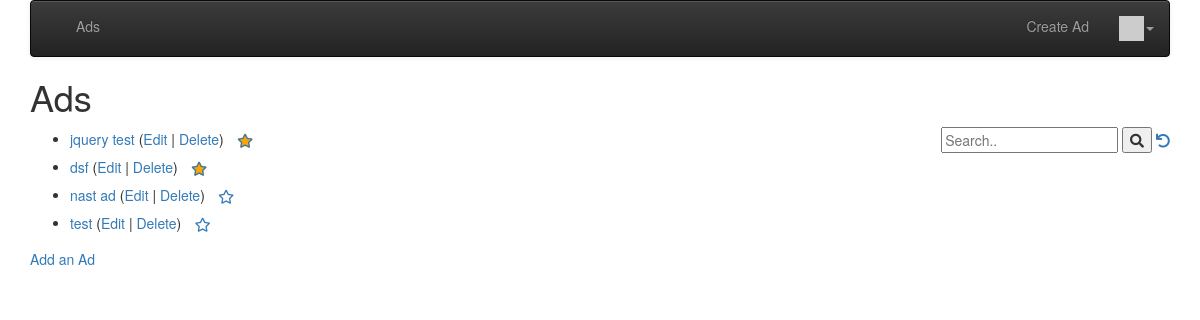
Page / (signed in) on the earlier database version.
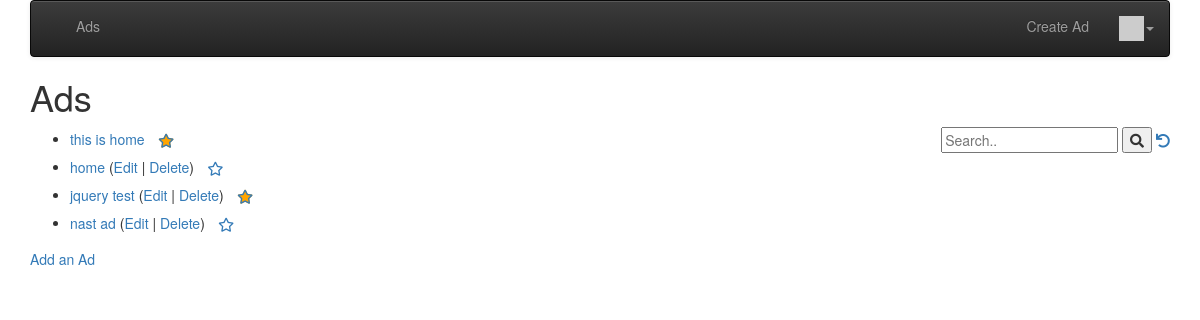
Same page on the later database version.
### ads/models.py (models this page shows, shortened)
class Ad(models.Model) :
    title = models.CharField(
            max_length=200,
            validators=[MinLengthValidator(2, "Title must be greater than 2 characters")]
    )
    price = models.DecimalField(max_digits=7, decimal_places=2, null=True)
    text = models.TextField()
    owner = models.ForeignKey(settings.AUTH_USER_MODEL, on_delete=models.CASCADE)
    comments = models.ManyToManyField(settings.AUTH_USER_MODEL,
                                      through='Comment', related_name='comments_owned')
    created_at = models.DateTimeField(auto_now_add=True)
    updated_at = models.DateTimeField(auto_now=True)
    picture = models.BinaryField(null=True, editable=True)
    content_type = models.CharField(max_length=256, null=True, help_text='The MIMEType of the file')
    tags = TaggableManager(blank=True)
    favorites = models.ManyToManyField(settings.AUTH_USER_MODEL, through='Fav', related_name='favorite_ads')

### ads/views.py (the view)
# urls.py: path('', views.AdListView.as_view(), name='all'),
class AdListView(OwnerListView): # edited during adding the "fav adds section"
    template_name = "ads/ad_list.html"
    def get(self, request):
        strval = request.GET.get("search", False)
        if strval:
            query = Q(title__icontains = strval)
            query.add(Q(text__icontains = strval), Q.OR)
            query.add(Q(tags__name__in = [strval]), Q.OR)
            ad_list = Ad.objects.filter(query).select_related().distinct().order_by('-updated_at')[:10]
        else:
            ad_list = Ad.objects.all().order_by('-updated_at')[:10]
        for obj in ad_list:
            obj.natural_updated = naturaltime(obj.updated_at)
        favorites = list()
        if request.user.is_authenticated:
            rows = request.user.favorite_ads.values('id') # ids for all favorite_ads to this request_user
            favorites = [row['id'] for row in rows]
        return render(request, self.template_name, {
            "ad_list" : ad_list,
            "favorites" : favorites,
            "search" : strval,
        })

### ads/templatetags/app_tags.py (called while the page is built)
@register.filter(name='gravatar')
def gravatar(user, size=35):
    email = str(user.email.strip().lower()).encode('utf-8')
    email_hash = md5(email).hexdigest()
    url = "//www.gravatar.com/avatar/{0}?s={1}&d=identicon&r=PG"
    return url.format(email_hash, size)

### ads/templates/ads/ad_list.html (shortened to what this page needs)
{% extends "base_menu.html" %}
{% block content %}
<h1>Ads</h1>
<div style="float: right;">
  <form>
    <input type="text" placeholder="Search.." name="search"
    >
    <button type="submit"><i class="fa fa-search"></i></button>
    <a href="{% url 'ads:all' %}"><i class="fa fa-undo"></i></a>
  </form>
</div>
<p>
{% if ad_list %}
<ul>
  {% for ad in ad_list %}
    <li>
        <a href="{% url 'ads:ad_detail'  ad.id %}">{{ ad.title }}</a>
        {% if ad.owner == user %}
        (<a href="{% url 'ads:ad_update' ad.id %}">Edit</a> |
        <a href="{% url 'ads:ad_delete' ad.id %}">Delete</a>)
        {% endif %}
        {% if user.is_authenticated %}
          <a href="#" onclick="FavAd('{% url 'ads:ad_unfavorite' ad.id %}', {{ad.id}}); return false;"
              id="fav_star_{{ad.id}}">
            <span class="fa-stack" style="vertical-align: middle;">
              <i class="fa fa-star fa-stack-1x" style=" color: orange;"></i>
              <i class="fa fa-star-o fa-stack-1x"></i>
            </span>
          </a>
          <a href="#" onclick="FavAd('{% url 'ads:ad_favorite' ad.id %}', {{ad.id}}); return false;"
              id="unfav_star_{{ad.id}}">
            <span class="fa-stack" style="vertical-align: middle;">
              <i class="fa fa-star-o fa-stack-1x"></i>
            </span>
          </a>
        {% endif %}
    </li>
  {% endfor %}
</ul>
{% endif %}
<p>
<a href="{% url 'ads:ad_create' %}">Add an Ad</a>
</p>
{% endblock %}

### ads/templates/base_menu.html (shortened to what this page needs)
{% extends "base_bootstrap.html" %}
{% block navbar %}
{% load app_tags %}
<nav class="navbar navbar-default navbar-inverse">
  <div class="container-fluid">
    <div class="navbar-header">
        <a class="navbar-brand" href="/">{{ settings.APP_NAME }}</a>
    </div>
    <ul class="nav navbar-nav">
      {% url 'ads' as ads %}
      <li {% if request.get_full_path == ads %}class="active"{% endif %}>
          <a href="{% url 'ads:all' %}">Ads</a></li>
    </ul>
    <ul class="nav navbar-nav navbar-right">
        {% if user.is_authenticated %}
        <li>
        <a href="{% url 'ads:ad_create' %}">Create Ad</a>
        </li>
        <li class="dropdown">
            <a href="#" data-toggle="dropdown" class="dropdown-toggle">
                <img style="width: 25px;" src="{{ user|gravatar:60 }}"/><b class="caret"></b>
            </a>
        </li>
        {% else %}
        <li>
        <a href="{% url 'login' %}?next={% url 'ads:all' %}">Login</a>
        </li>
        {% endif %}
    </ul>
  </div>
</nav>
{% endblock %}

### ads/templates/base_bootstrap.html (shortened to what this page needs)
<!DOCTYPE html>
<html>
<head>
<link rel="stylesheet"
    href="https://maxcdn.bootstrapcdn.com/bootstrap/3.4.0/css/bootstrap.min.css"
>
<link rel="stylesheet"
    href="https://maxcdn.bootstrapcdn.com/bootstrap/3.4.0/css/bootstrap-theme.min.css"
>
<link rel="stylesheet"
    href="https://code.jquery.com/ui/1.12.1/themes/ui-lightness/jquery-ui.css"
>
<link rel="stylesheet" href="https://use.fontawesome.com/releases/v5.8.1/css/all.css">
<link rel="stylesheet" href="https://use.fontawesome.com/releases/v5.8.1/css/v4-shims.css">
{% load static %}
</head>
<body>
<div class="container">
{% block navbar %} {% endblock %}
{% block content %}
{% endblock %}
</div>
</body>
</html>

Differences in the rows shown:
removed Ad: title "dsf", shows "Edit"
removed Ad: title "test", shows "Edit"
added Ad: title "this is home"
added Ad: title "home", shows "Edit"
